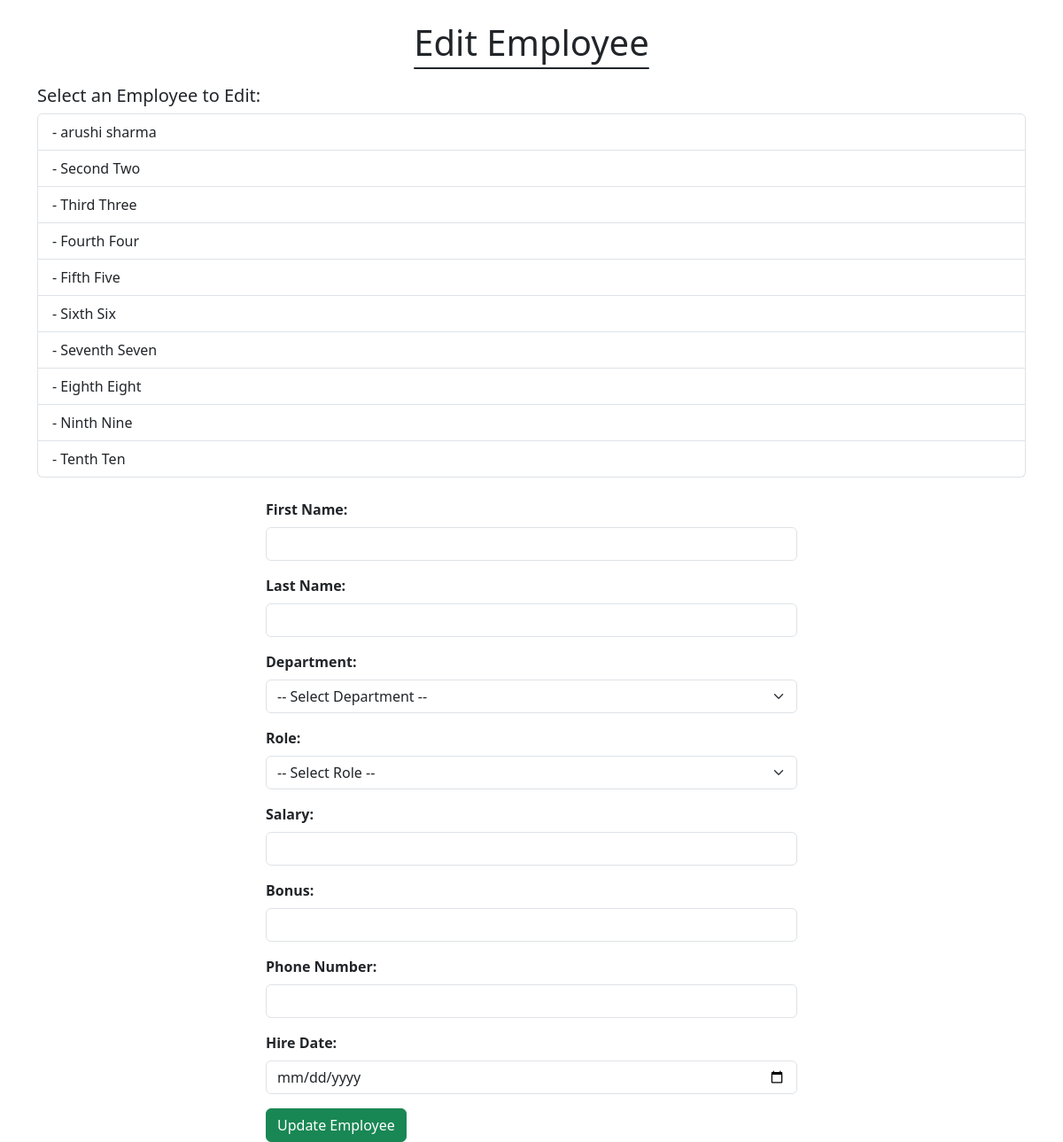
The page /emp/update-emp/ on the database as committed earlier.
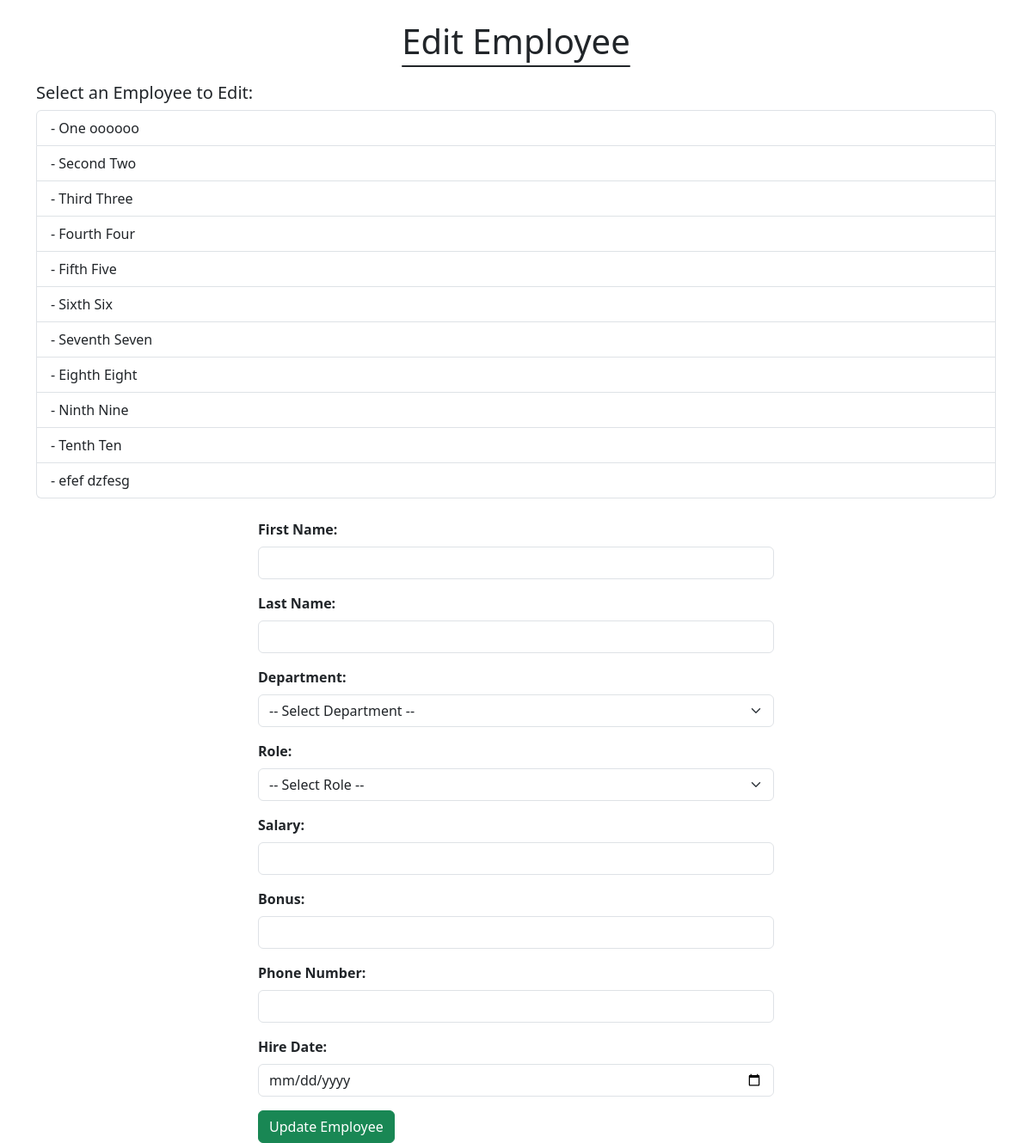
The same page on the database as committed later.
### emp_app/models.py (models this page shows, shortened)
class Employee(models.Model):
    emp_id = models.AutoField(primary_key=True)
    first_name = models.CharField(max_length=50, null=False)
    last_name = models.CharField(max_length=50)
    dept = models.ForeignKey(Department, on_delete=models.CASCADE)
    salary = models.IntegerField(default=0)
    bonus = models.IntegerField(default=0)
    role = models.ForeignKey(Role, on_delete=models.CASCADE)
    phone_num = models.IntegerField(default=0)
    hire_date = models.DateField()

### emp_app/views.py (the view, shortened to what this page needs)
# urls.py: path('emp/update-emp/', views.updateEmp, name='update-emp'),
def updateEmp(request):
    all_depts = Department.objects.all()
    all_roles = Role.objects.all()
    all_emps = Employee.objects.all()
    context = {
        'dept': all_depts,
        'role': all_roles,
        'employees': all_emps,
    }
    return render(request, 'edit_emp.html', context)

### emp_app/templates/edit_emp.html (shortened to what this page needs)
<!doctype html>
<html lang="en">
  <head>
    <link href="https://cdn.jsdelivr.net/npm/bootstrap@5.3.0-alpha1/dist/css/bootstrap.min.css" rel="stylesheet">
  </head>
  <body>
    <h1 class="text-center my-4 OEMS">Edit Employee</h1>
    <div class="container mb-4">
      <h5>Select an Employee to Edit:</h5>
      <ul class="list-group">
        {% for emp in employees %}
          <li class="list-group-item emp-list-item"
              data-id="{{emp.emp_id}}"
              data-firstname="{{ emp.first_name }}"
              data-lastname="{{ emp.last_name }}"
              data-dept="{{ emp.dept.id }}"
              data-role="{{ emp.role.id }}"
              data-salary="{{ emp.salary }}"
              data-bonus="{{ emp.bonus }}"
              data-phone="{{ emp.phone_num }}"
              data-hiredate="{{ emp.hire_date|date:'Y-m-d' }}">
            {{ emp.id }} - {{ emp.first_name }} {{ emp.last_name }}
          </li>
        {% endfor %}
      </ul>
    </div>
    <div class="form-container">
      <form method="POST" action="/edit-emp/">
        <div class="mb-3">
          <label for="first_name" class="form-label">First Name:</label>
          <input type="text" class="form-control" name="first_name" id="first_name" required>
        </div>
        <div class="mb-3">
          <label for="last_name" class="form-label">Last Name:</label>
          <input type="text" class="form-control" name="last_name" id="last_name" required>
        </div>
        <div class="mb-3">
          <label for="department" class="form-label">Department:</label>
          <select name="department" id="department" class="form-select" required>
            <option value="">-- Select Department --</option>
          </select>
        </div>
        <div class="mb-3">
          <label for="role" class="form-label">Role:</label>
          <select name="role" id="role" class="form-select" required>
            <option value="">-- Select Role --</option>
          </select>
        </div>
        <div class="mb-3">
          <label for="salary" class="form-label">Salary:</label>
          <input type="number" class="form-control" name="salary" id="salary" required>
        </div>
        <div class="mb-3">
          <label for="bonus" class="form-label">Bonus:</label>
          <input type="number" class="form-control" name="bonus" id="bonus" required>
        </div>
        <div class="mb-3">
          <label for="phone_number" class="form-label">Phone Number:</label>
          <input type="text" class="form-control" name="phone_number" id="phone_number" required>
        </div>
        <div class="mb-3">
          <label for="hire_date" class="form-label">Hire Date:</label>
          <input type="date" class="form-control" name="hire_date" id="hire_date" required>
        </div>
        <button type="submit" class="btn btn-success">Update Employee</button>
      </form>
    </div>
  </body>
</html>

Rows that differ between the two databases and show on the page:
changed Employee: first_name "arushi" → "One"; last_name "sharma" → "oooooo"
added Employee: first_name "efef", last_name "dzfesg"
